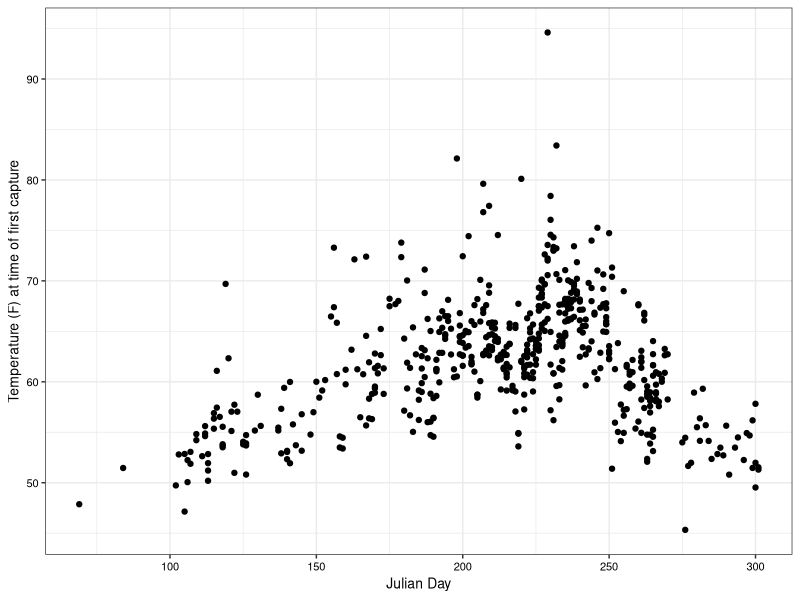
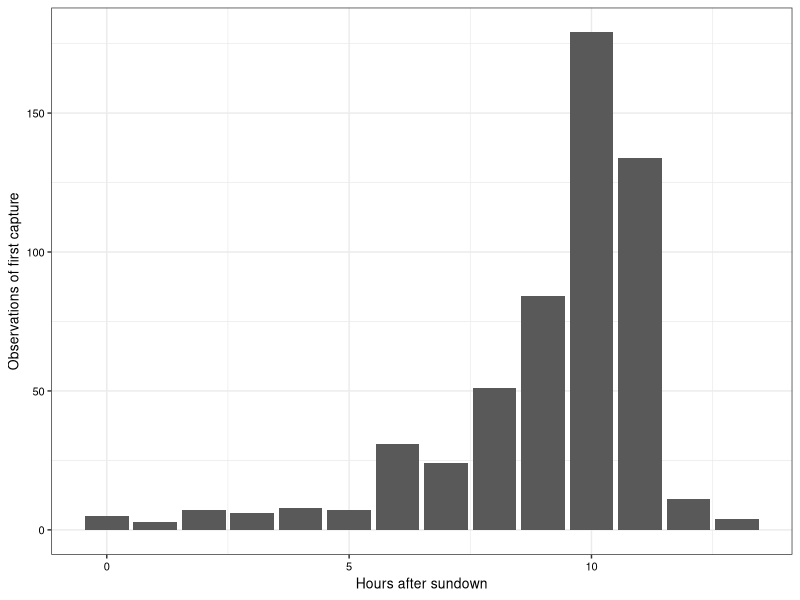
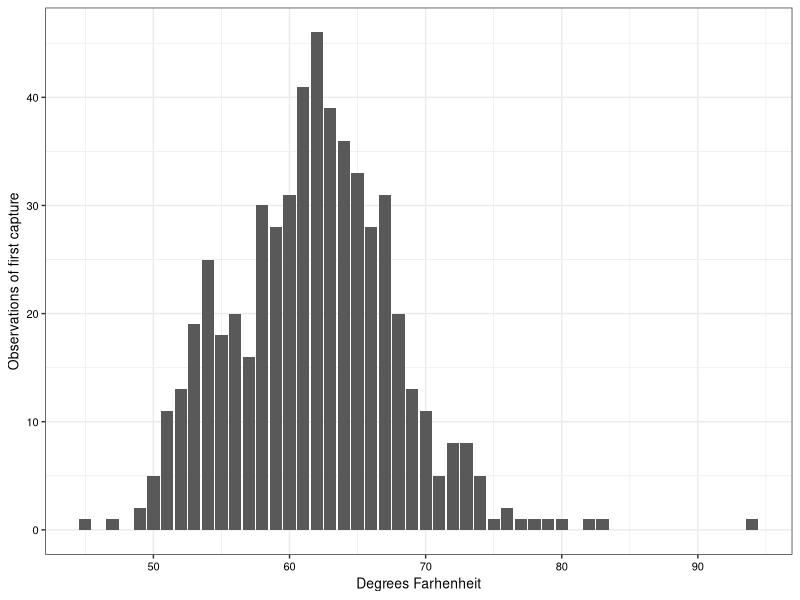
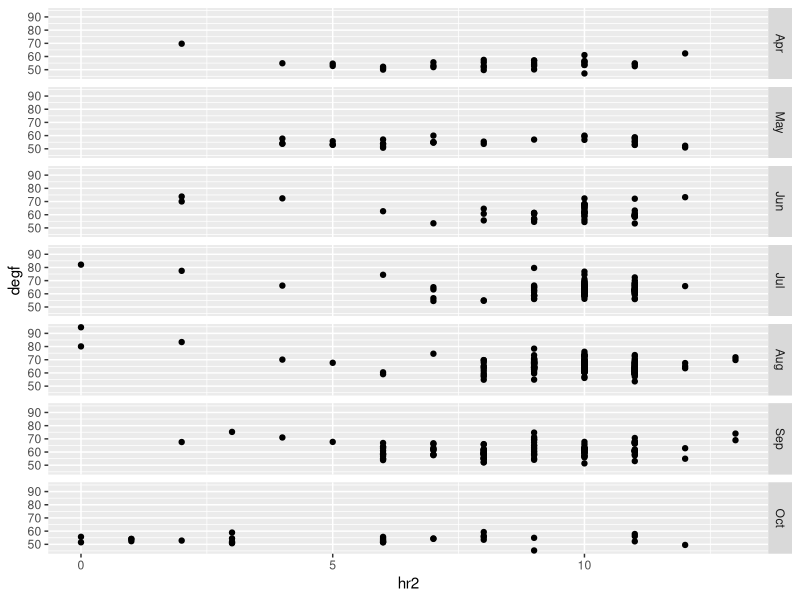
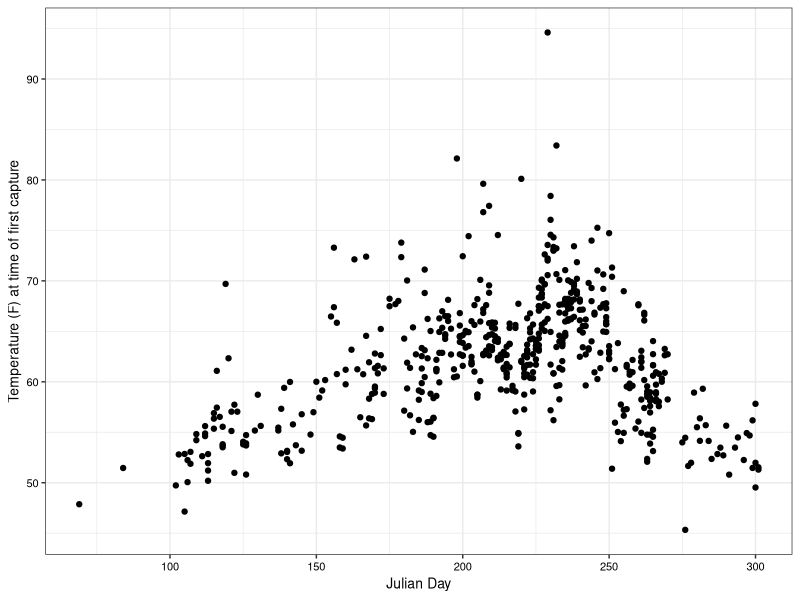
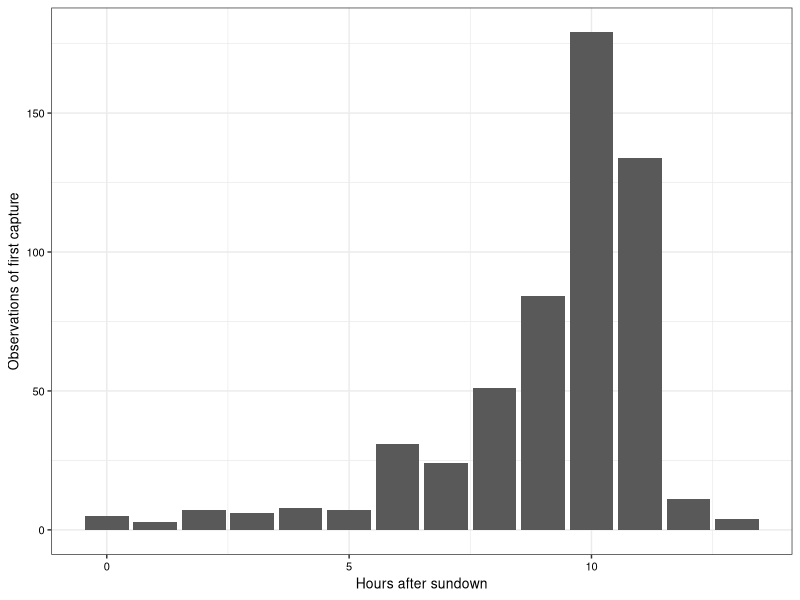
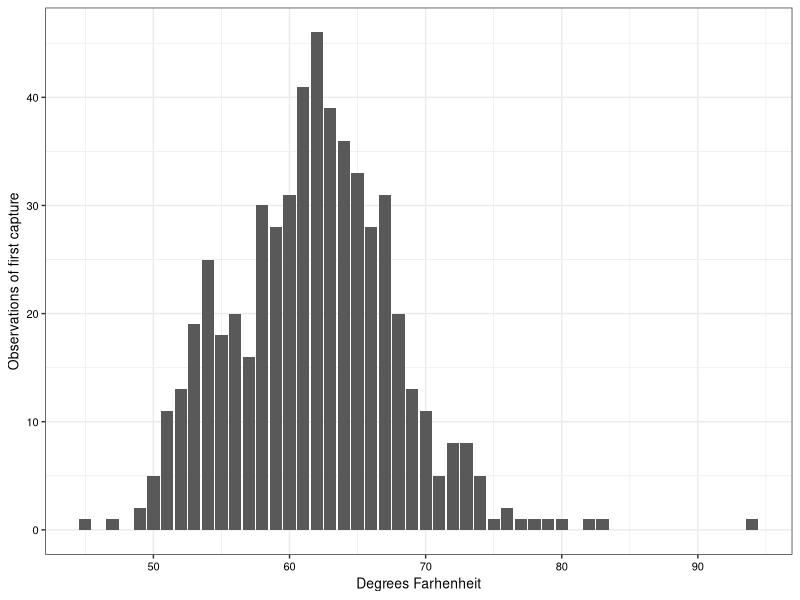

The R source for these figures, in order:
#===========================================================================#
# script12_explore_count_and_temperature2.R
# 
# Uses the "combined" data set created in script10 to explore relationsips 
#
# PARTS
# 1. Basic questions about combined data set (multiple obs/night?)(line 14)  
# 2. Examine captures after 7AM (before midnight) (line 64)  
#
# combined--imported as created in script10
# combined3
#  - Night only
#  - Only first obs of night for that site
#  - Additional variables adjust 0 hour to sundown and keep next sun-up in
#    the same Julian day
# combined4 (not yet done)
#  - All captures per night
#  - Additional variables to adjust 0 hour to sundown and keep next sun-up 
#    in the same Julian day (as in 3)
#  - Used to examine whether captures are less likely overall on hotter
#    nights
#  
#===========================================================================#

library(tidyverse)
library(lubridate)
#library(timechange)

#-- 1. (Heading to be determined) --------

combined <- read_csv("./data/merged_count_and_temp_data.csv")
combined
# A tibble: 1,428 x 11
#   pest_dif site         Yr Mnth.x Julian    Hr degf_avg degf_lo degf_hi rh_avg Mnth.y
#      <dbl> <chr>     <dbl> <chr>   <dbl> <dbl>    <dbl>   <dbl>   <dbl>  <dbl> <chr> 
# 1        1 UCKearney  2019 Jun       153     5     60.2    59.7    61.2   89.8 Jun   
# 2        1 UCKearney  2019 Jul       191     4     61.2    60.3    62.2   83.6 Jul   
# 3        1 UCKearney  2019 Jul       194     4     64.2    63.9    65.1   93.2 Jul 

#####################################################################
### Reduce to night observations and only the first observation (hour)

combined3 <- combined %>% 
  filter(Hr <= 7 | Hr >= 18) %>%       # only during dark
  group_by(Yr,site,Mnth.x,Julian) %>%  # <=1 obs per site per night
  summarise(hr_obs1 = min(Hr),         # first obs (except...)
            degf = mean(degf_avg))     # temp during first obs

combined3
# A tibble: 556 x 6
# Groups:   Yr, site, Mnth.x [52]
#       Yr site       Mnth.x Julian hr_obs1  degf
#   <dbl> <chr>      <chr>   <dbl>   <dbl> <dbl>
# 1  2019 mikewoolf1 Aug       213       5  59.2
# 2  2019 mikewoolf1 Aug       215       5  62.7

hrs <- sort(unique(combined3$hr_obs1))
hrs
# [1]  0  1  2  3  4  5  6  7 18 19 20 21 22 23

#-- all possible hours represented

## Temp of first obs vs. Julian day. This works without any further processing
## because hour is not a factor

p1 <- ggplot(combined3, aes(x = Julian, y = degf)) +
  geom_point() +
  theme_bw() +
  xlab("Julian Day") +
  ylab("Temperature (F) at time of first capture") +
  theme(axis.text.x = element_text(color = "black", size = 8),# angle = 45, hjust = 1),
        axis.text.y = element_text(color = "black", size = 8),
        axis.title.x = element_text(color = "black", size = 10),
        axis.title.y = element_text(color = "black", size = 10),
        legend.title = element_text(color = "black", size = 8),
        legend.text = element_text(color = "black", size = 8))

p1 

ggsave(filename = "fig_temperature_of_first_captr_by_julian.jpg", 
       plot = p1, device = "jpg", path = "./results", 
       dpi = 300, width = 5.83, height = 3.9, units = "in")  

## Get Julian date reference points for months

# Make Mnth.x into a factor to conserve order
combined3[combined3$Mnth.x == "Mar", ] # 2 observations, drop them
combined3 <- combined3[combined3$Mnth.x != "Mar", ]

combined3$Mnth.x <- factor(combined3$Mnth.x, levels = c("Apr","May","Jun","Jul","Aug","Sep","Oct"))
combined3
levels(combined3$Mnth.x)

sort(unique(combined3$Julian))
# 102 to 131, about 25 days missing

combined3 %>% 
  group_by(Mnth.x) %>% 
  summarise(frst_Jul = min(Julian))
# A tibble: 7 x 2
# Mnth.x frst_Jul
#   <fct>     <dbl>
# 1 Apr         102
# 2 May         122
# 3 Jun         152
# 4 Jul         182
# 5 Aug         213
# 6 Sep         244
# 7 Oct         275

#-- Rough idea of how month corresponds to Julian Day


# Algorithm to shift time and date
combined3 <- combined3 %>% 
  mutate(Julian2 = ifelse(hr_obs1 <= 7, Julian - 1, Julian),
         hr2 = ifelse(hr_obs1 > 7, hr_obs1 - 18, hr_obs1 + 6))
combined3

########################################################
### Vertical bar chart of first counts by time of night

x <- combined3 %>% 
  group_by(hr2) %>% 
  summarise(nObs = n())

p2 <- ggplot(x, aes(x = hr2, y = nObs)) +
  geom_col() +
  theme_bw() +
  xlab("Hours after sundown") +
  ylab("Observations of first capture") +
  theme(axis.text.x = element_text(color = "black", size = 8),# angle = 45, hjust = 1),
        axis.text.y = element_text(color = "black", size = 8),
        axis.title.x = element_text(color = "black", size = 10),
        axis.title.y = element_text(color = "black", size = 10),
        legend.title = element_text(color = "black", size = 8),
        legend.text = element_text(color = "black", size = 8))

p2 

ggsave(filename = "fig_vbar_captures_by_time_of_night.jpg", 
       plot = p2, device = "jpg", path = "./results", 
       dpi = 300, width = 5.83, height = 3.9, units = "in")  

########################################################
### Vertical bar chart of first counts by temperature

combined3$deg <- as.integer(combined3$degf) 
#  mutate(deg = integer(degf))
combined3

y <- combined3 %>% 
  group_by(deg) %>% 
  summarise(nObs = n())

p3 <- ggplot(y, aes(x = deg, y = nObs)) +
  geom_col() +
  theme_bw() +
  xlab("Degrees Farhenheit") +
  ylab("Observations of first capture") +
  theme(axis.text.x = element_text(color = "black", size = 8),# angle = 45, hjust = 1),
        axis.text.y = element_text(color = "black", size = 8),
        axis.title.x = element_text(color = "black", size = 10),
        axis.title.y = element_text(color = "black", size = 10),
        legend.title = element_text(color = "black", size = 8),
        legend.text = element_text(color = "black", size = 8))

p3

ggsave(filename = "fig_vbar_first_captures_by_temperature.jpg", 
       plot = p3, device = "jpg", path = "./results", 
       dpi = 300, width = 5.83, height = 3.9, units = "in")  

###########################################################
### Does seasonality (photoperiod) affect relationship?

ggplot(combined3, aes(x = hr2, y = degf)) +
  geom_point() +
  facet_grid(Mnth.x ~.)

###########################################################
### Are there fewer captured overall on hot nights?

